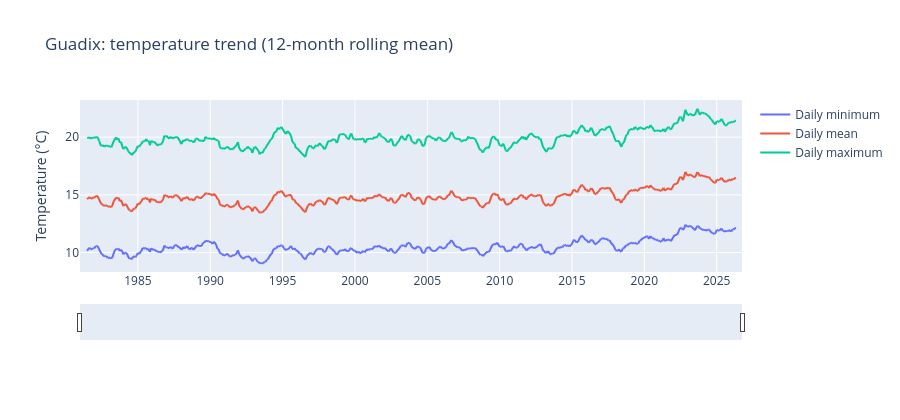

The notebook cell saved with this chart:
### Markdown cell above
#### 1.2.1 Long-term trend: 12-month rolling mean of temperature, 1981-2026

### Code cell
plot_series_interactive(
    guadix_monthly,
    ["t2m_min_mean", "t2m_mean", "t2m_max_mean"],
    12,
    labels={"t2m_min_mean": "Daily minimum", "t2m_mean": "Daily mean", "t2m_max_mean": "Daily maximum"},
    title="Guadix: temperature trend (12-month rolling mean)",
    ylabel="Temperature (°C)",
)

### Figure 1 — Plotly figure (JSON) as saved in the notebook; plotly's stock layout.template omitted (floating-point values rounded to 4 significant figures; data arrays with more than 128 entries replaced by an {"elided": "..."} marker saying what was removed)
{"data": [{"hovertemplate": "%{y:.2f}<extra>%{fullData.name}</extra>", "legendgroup": "Daily minimum", "line": {"color": "#636efa", "dash": "solid"}, "marker": {"symbol": "circle"}, "mode": "lines", "name": "Daily minimum", "showlegend": true, "type": "scattergl", "x": {"elided": "550 str values"}, "xaxis": "x", "y": {"elided": "550 float values"}, "yaxis": "y"}, {"hovertemplate": "%{y:.2f}<extra>%{fullData.name}</extra>", "legendgroup": "Daily mean", "line": {"color": "#EF553B", "dash": "solid"}, "marker": {"symbol": "circle"}, "mode": "lines", "name": "Daily mean", "showlegend": true, "type": "scattergl", "x": {"elided": "550 str values"}, "xaxis": "x", "y": {"elided": "550 float values"}, "yaxis": "y"}, {"hovertemplate": "%{y:.2f}<extra>%{fullData.name}</extra>", "legendgroup": "Daily maximum", "line": {"color": "#00cc96", "dash": "solid"}, "marker": {"symbol": "circle"}, "mode": "lines", "name": "Daily maximum", "showlegend": true, "type": "scattergl", "x": {"elided": "550 str values"}, "xaxis": "x", "y": {"elided": "550 float values"}, "yaxis": "y"}], "layout": {"height": 420, "hovermode": "x unified", "legend": {"title": {"text": ""}, "tracegroupgap": 0}, "title": {"text": "Guadix: temperature trend (12-month rolling mean)"}, "xaxis": {"anchor": "y", "domain": [0, 1], "hoverformat": "%b %Y", "rangeslider": {"visible": true}, "title": {"text": ""}}, "yaxis": {"anchor": "x", "domain": [0, 1], "title": {"text": "Temperature (°C)"}}}}
